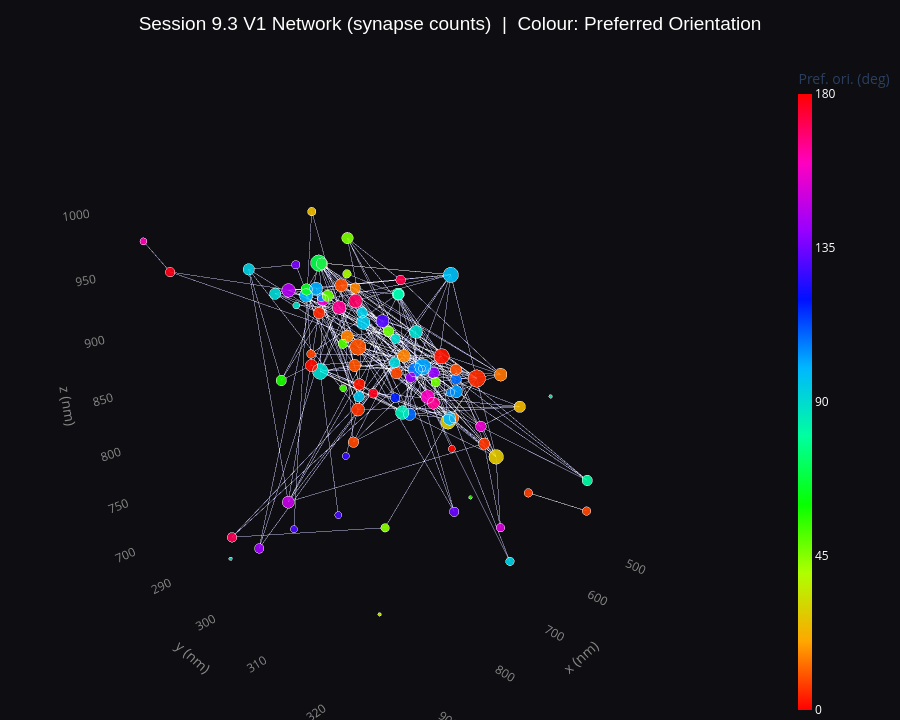

The code cell stored with this chart in its notebook:
### Markdown cell above
---
## Session 9.3 V1 Subnetwork (93 Neurons)

All neurons are L4 in V1, so area/layer give no contrast.
Colour = **preferred orientation** (cyclic HSV, 0°–180°).
All pairs shown; edge brightness ∝ # synapses per pair.

### Code cell
fig_93 = plot_3d(
    G_93,
    title='Session 9.3 V1 Network (synapse counts)  |  Colour: Preferred Orientation',
    color_attr='pref_ori',
    size_by='degree',
    edge_pct_keep=100,
)
fig_93.show()

### Figure 1 — Plotly figure (JSON) as saved in the notebook; plotly's stock layout.template omitted (floating-point values rounded to 4 significant figures; data arrays with more than 128 entries replaced by an {"elided": "..."} marker saying what was removed)
{"data": [{"hoverinfo": "none", "line": {"color": "rgba(180,180,220,0.05)", "width": 1}, "mode": "lines", "name": "Pairs (229 shown)", "showlegend": false, "type": "scatter3d", "x": {"elided": "687 float values"}, "y": {"elided": "687 float values"}, "z": {"elided": "687 float values"}}, {"hoverinfo": "text", "marker": {"cmax": 180, "cmin": 0, "color": [177.1, 48.32, 109.3, 95.17, 89.96, 156.8, 177.7, 8.617, 107.9, 84.95, 130.6, 23.82, 9.927, 90.61, 15.48, 140.5, 99.65, 172.2, 8.269, 109.0, 15.51, 91.73, 44.82, 169.4, 27.23, 6.145, 40.9, 81.92, 118.5, 2.261, 159.5, 89.71, 9.178, 28.43, 135.6, 34.73, 57.96, 13.93, 104.8, 93.37, 129.7, 80.82, 94.68, 152.0, 0.6066, 15.72, 56.06, 7.982, 9.464, 64.03, 53.6, 127.5, 7.298, 12.32, 89.8, 46.58, 51.62, 170.8, 3.897, 160.8, 130.2, 4.79, 141.3, 148.4, 49.8, 5.204, 139.0, 155.5, 90.74, 134.3, 7.796, 98.07, 88.34, 47.95, 9.73, 93.8, 135.7, 2.74, 6.235, 165.1, 103.3, 105.6, 89.66, 102.4, 99.98, 101.0, 144.8, 1.341, 69.38, 84.42, 96.33, 165.0, 24.56], "colorbar": {"thickness": 14, "tickfont": {"color": "white"}, "tickvals": [0, 45, 90, 135, 180], "title": {"text": "Pref. ori. (deg)"}}, "colorscale": [[0.0, "#ff0000"], [0.1111, "#ffa700"], [0.2222, "#afff00"], [0.3333, "#08ff00"], [0.4444, "#00ff9f"], [0.5556, "#00b7ff"], [0.6667, "#0010ff"], [0.7778, "#9700ff"], [0.8889, "#ff00bf"], [1.0, "#ff0000"]], "line": {"color": "rgba(255,255,255,0.5)", "width": 0.8}, "opacity": 0.92, "size": [11.16, 12.26, 14.12, 15.68, 18.31, 13.24, 11.16, 12.26, 16.39, 15.68, 14.93, 13.24, 14.12, 12.26, 14.93, 12.26, 15.68, 11.16, 13.24, 12.26, 14.12, 12.26, 9.842, 15.68, 17.06, 14.93, 9.842, 14.12, 11.16, 17.7, 15.68, 11.16, 14.93, 17.06, 8.131, 4.0, 12.26, 14.93, 9.842, 9.842, 8.131, 12.26, 12.26, 9.842, 8.131, 12.26, 4.0, 9.842, 13.24, 13.24, 8.131, 8.131, 9.842, 11.16, 4.0, 13.24, 11.16, 11.16, 13.24, 8.131, 8.131, 13.24, 11.16, 14.12, 13.24, 20.0, 13.24, 12.26, 13.24, 11.16, 9.842, 17.7, 8.131, 11.16, 18.9, 13.24, 9.842, 13.24, 13.24, 14.12, 14.12, 9.842, 14.93, 18.9, 14.93, 14.93, 15.68, 14.12, 18.9, 4.0, 12.26, 15.68, 9.842]}, "mode": "markers", "name": "Neurons", "showlegend": false, "text": ["<b>Neuron 864691135694415551</b><br>Area: V1  Layer: L4  Type: 4P<br>Pref ori: 177.1 deg  gOSI: 0.450<br><b>Partners: 3   # Synapses: 3</b>", "<b>Neuron 864691136006519498</b><br>Area: V1  Layer: L4  Type: 4P<br>Pref ori: 48.3 deg  gOSI: 0.195<br><b>Partners: 4   # Synapses: 4</b>", "<b>Neuron 864691135294520844</b><br>Area: V1  Layer: L4  Type: 4P<br>Pref ori: 109.3 deg  gOSI: 0.177<br><b>Partners: 6   # Synapses: 6</b>", "<b>Neuron 864691136905758130</b><br>Area: V1  Layer: L4  Type: 4P<br>Pref ori: 95.2 deg  gOSI: 0.464<br><b>Partners: 8   # Synapses: 8</b>", "<b>Neuron 864691135725842603</b><br>Area: V1  Layer: L4  Type: 4P<br>Pref ori: 90.0 deg  gOSI: 0.109<br><b>Partners: 12   # Synapses: 12</b>", "<b>Neuron 864691134949081852</b><br>Area: V1  Layer: L4  Type: 4P<br>Pref ori: 156.8 deg  gOSI: 0.155<br><b>Partners: 5   # Synapses: 5</b>", "<b>Neuron 864691135569902316</b><br>Area: V1  Layer: L4  Type: 4P<br>Pref ori: 177.7 deg  gOSI: 0.226<br><b>Partners: 3   # Synapses: 3</b>", "<b>Neuron 864691135988742147</b><br>Area: V1  Layer: L4  Type: 4P<br>Pref ori: 8.6 deg  gOSI: 0.301<br><b>Partners: 4   # Synapses: 4</b>", "<b>Neuron 864691135375888840</b><br>Area: V1  Layer: L4  Type: 4P<br>Pref ori: 107.9 deg  gOSI: 0.066<br><b>Partners: 9   # Synapses: 9</b>", "<b>Neuron 864691134966714655</b><br>Area: V1  Layer: L4  Type: 4P<br>Pref ori: 84.9 deg  gOSI: 0.197<br><b>Partners: 8   # Synapses: 8</b>", "<b>Neuron 864691135480916422</b><br>Area: V1  Layer: L4  Type: 4P<br>Pref ori: 130.6 deg  gOSI: 0.379<br><b>Partners: 7   # Synapses: 7</b>", "<b>Neuron 864691135927381774</b><br>Area: V1  Layer: L4  Type: 4P<br>Pref ori: 23.8 deg  gOSI: 0.297<br><b>Partners: 5   # Synapses: 5</b>", "<b>Neuron 864691135751110185</b><br>Area: V1  Layer: L4  Type: 4P<br>Pref ori: 9.9 deg  gOSI: 0.201<br><b>Partners: 6   # Synapses: 6</b>", "<b>Neuron 864691136484732972</b><br>Area: V1  Layer: L4  Type: 4P<br>Pref ori: 90.6 deg  gOSI: 0.316<br><b>Partners: 4   # Synapses: 4</b>", "<b>Neuron 864691136043283030</b><br>Area: V1  Layer: L4  Type: 4P<br>Pref ori: 15.5 deg  gOSI: 0.399<br><b>Partners: 7   # Synapses: 7</b>", "<b>Neuron 864691136275894285</b><br>Area: V1  Layer: L4  Type: 4P<br>Pref ori: 140.5 deg  gOSI: 0.403<br><b>Partners: 4   # Synapses: 4</b>", "<b>Neuron 864691135760106830</b><br>Area: V1  Layer: L4  Type: 4P<br>Pref ori: 99.7 deg  gOSI: 0.275<br><b>Partners: 8   # Synapses: 8</b>", "<b>Neuron 864691136664127454</b><br>Area: V1  Layer: L4  Type: 4P<br>Pref ori: 172.2 deg  gOSI: 0.296<br><b>Partners: 3   # Synapses: 3</b>", "<b>Neuron 864691135465343045</b><br>Area: V1  Layer: L4  Type: 4P<br>Pref ori: 8.3 deg  gOSI: 0.456<br><b>Partners: 5   # Synapses: 5</b>", "<b>Neuron 864691135577816862</b><br>Area: V1  Layer: L4  Type: 4P<br>Pref ori: 109.0 deg  gOSI: 0.600<br><b>Partners: 4   # Synapses: 4</b>", "<b>Neuron 864691135782506832</b><br>Area: V1  Layer: L4  Type: 4P<br>Pref ori: 15.5 deg  gOSI: 0.326<br><b>Partners: 6   # Synapses: 6</b>", "<b>Neuron 864691135765013302</b><br>Area: V1  Layer: L4  Type: 4P<br>Pref ori: 91.7 deg  gOSI: 0.370<br><b>Partners: 4   # Synapses: 4</b>", "<b>Neuron 864691135779020221</b><br>Area: V1  Layer: L4  Type: 4P<br>Pref ori: 44.8 deg  gOSI: 0.149<br><b>Partners: 2   # Synapses: 2</b>", "<b>Neuron 864691136975624220</b><br>Area: V1  Layer: L4  Type: 4P<br>Pref ori: 169.4 deg  gOSI: 0.064<br><b>Partners: 8   # Synapses: 8</b>", "<b>Neuron 864691135102433056</b><br>Area: V1  Layer: L4  Type: 4P<br>Pref ori: 27.2 deg  gOSI: 0.356<br><b>Partners: 10   # Synapses: 10</b>", "<b>Neuron 864691135258563503</b><br>Area: V1  Layer: L4  Type: 4P<br>Pref ori: 6.1 deg  gOSI: 0.377<br><b>Partners: 7   # Synapses: 7</b>", "<b>Neuron 864691136052738803</b><br>Area: V1  Layer: L4  Type: 4P<br>Pref ori: 40.9 deg  gOSI: 0.025<br><b>Partners: 2   # Synapses: 2</b>", "<b>Neuron 864691136913993713</b><br>Area: V1  Layer: L4  Type: 4P<br>Pref ori: 81.9 deg  gOSI: 0.160<br><b>Partners: 6   # Synapses: 6</b>", "<b>Neuron 864691136177799686</b><br>Area: V1  Layer: L4  Type: 4P<br>Pref ori: 118.5 deg  gOSI: 0.108<br><b>Partners: 3   # Synapses: 3</b>", "<b>Neuron 864691136033332155</b><br>Area: V1  Layer: L4  Type: 4P<br>Pref ori: 2.3 deg  gOSI: 0.188<br><b>Partners: 11   # Synapses: 11</b>", "<b>Neuron 864691135294441654</b><br>Area: V1  Layer: L4  Type: 4P<br>Pref ori: 159.5 deg  gOSI: 0.128<br><b>Partners: 8   # Synapses: 8</b>", "<b>Neuron 864691135466236229</b><br>Area: V1  Layer: L4  Type: 4P<br>Pref ori: 89.7 deg  gOSI: 0.152<br><b>Partners: 3   # Synapses: 3</b>", "<b>Neuron 864691136091074615</b><br>Area: V1  Layer: L4  Type: 4P<br>Pref ori: 9.2 deg  gOSI: 0.222<br><b>Partners: 7   # Synapses: 7</b>", "<b>Neuron 864691135504168285</b><br>Area: V1  Layer: L4  Type: 4P<br>Pref ori: 28.4 deg  gOSI: 0.149<br><b>Partners: 10   # Synapses: 10</b>", "<b>Neuron 864691135276505573</b><br>Area: V1  Layer: L4  Type: 4P<br>Pref ori: 135.6 deg  gOSI: 0.291<br><b>Partners: 1   # Synapses: 1</b>", "<b>Neuron 864691135503443549</b><br>Area: V1  Layer: L4  Type: 4P<br>Pref ori: 34.7 deg  gOSI: 0.049<br><b>Partners: 0   # Synapses: 0</b>", "<b>Neuron 864691136107283417</b><br>Area: V1  Layer: L4  Type: 4P<br>Pref ori: 58.0 deg  gOSI: 0.080<br><b>Partners: 4   # Synapses: 4</b>", "<b>Neuron 864691136085781356</b><br>Area: V1  Layer: L4  Type: 4P<br>Pref ori: 13.9 deg  gOSI: 0.425<br><b>Partners: 7   # Synapses: 7</b>", "<b>Neuron 864691135611019015</b><br>Area: V1  Layer: L4  Type: 4P<br>Pref ori: 104.8 deg  gOSI: 0.479<br><b>Partners: 2   # Synapses: 2</b>", "<b>Neuron 864691135808925981</b><br>Area: V1  Layer: L4  Type: 4P<br>Pref ori: 93.4 deg  gOSI: 0.085<br><b>Partners: 2   # Synapses: 2</b>", "<b>Neuron 864691136954028511</b><br>Area: V1  Layer: L4  Type: 4P<br>Pref ori: 129.7 deg  gOSI: 0.063<br><b>Partners: 1   # Synapses: 1</b>", "<b>Neuron 864691137199050049</b><br>Area: V1  Layer: L4  Type: 4P<br>Pref ori: 80.8 deg  gOSI: 0.260<br><b>Partners: 4   # Synapses: 4</b>", "<b>Neuron 864691136313406781</b><br>Area: V1  Layer: L4  Type: 4P<br>Pref ori: 94.7 deg  gOSI: 0.305<br><b>Partners: 4   # Synapses: 4</b>", "<b>Neuron 864691135499231763</b><br>Area: V1  Layer: L4  Type: 4P<br>Pref ori: 152.0 deg  gOSI: 0.240<br><b>Partners: 2   # Synapses: 2</b>", "<b>Neuron 864691136725093373</b><br>Area: V1  Layer: L4  Type: 4P<br>Pref ori: 0.6 deg  gOSI: 0.480<br><b>Partners: 1   # Synapses: 1</b>", "<b>Neuron 864691135455819114</b><br>Area: V1  Layer: L4  Type: 4P<br>Pref ori: 15.7 deg  gOSI: 0.199<br><b>Partners: 4   # Synapses: 4</b>", "<b>Neuron 864691136975300636</b><br>Area: V1  Layer: L4  Type: 4P<br>Pref ori: 56.1 deg  gOSI: 0.078<br><b>Partners: 0   # Synapses: 0</b>", "<b>Neuron 864691136025504569</b><br>Area: V1  Layer: L4  Type: 4P<br>Pref ori: 8.0 deg  gOSI: 0.198<br><b>Partners: 2   # Synapses: 2</b>", "<b>Neuron 864691136023889209</b><br>Area: V1  Layer: L4  Type: 4P<br>Pref ori: 9.5 deg  gOSI: 0.347<br><b>Partners: 5   # Synapses: 5</b>", "<b>Neuron 864691135465113157</b><br>Area: V1  Layer: L4  Type: 4P<br>Pref ori: 64.0 deg  gOSI: 0.121<br><b>Partners: 5   # Synapses: 5</b>", "<b>Neuron 864691135339729894</b><br>Area: V1  Layer: L4  Type: 4P<br>Pref ori: 53.6 deg  gOSI: 0.101<br><b>Partners: 1   # Synapses: 1</b>", "<b>Neuron 864691135868060950</b><br>Area: V1  Layer: L4  Type: 4P<br>Pref ori: 127.5 deg  gOSI: 0.178<br><b>Partners: 1   # Synapses: 1</b>", "<b>Neuron 864691136210847932</b><br>Area: V1  Layer: L4  Type: 4P<br>Pref ori: 7.3 deg  gOSI: 0.366<br><b>Partners: 2   # Synapses: 2</b>", "<b>Neuron 864691135474504498</b><br>Area: V1  Layer: L4  Type: 4P<br>Pref ori: 12.3 deg  gOSI: 0.284<br><b>Partners: 3   # Synapses: 3</b>", "<b>Neuron 864691136311529306</b><br>Area: V1  Layer: L4  Type: 4P<br>Pref ori: 89.8 deg  gOSI: 0.111<br><b>Partners: 0   # Synapses: 0</b>", "<b>Neuron 864691135810982860</b><br>Area: V1  Layer: L4  Type: 4P<br>Pref ori: 46.6 deg  gOSI: 0.128<br><b>Partners: 5   # Synapses: 5</b>", "<b>Neuron 864691136012739747</b><br>Area: V1  Layer: L4  Type: 4P<br>Pref ori: 51.6 deg  gOSI: 0.108<br><b>Partners: 3   # Synapses: 3</b>", "<b>Neuron 864691135742189163</b><br>Area: V1  Layer: L4  Type: 4P<br>Pref ori: 170.8 deg  gOSI: 0.224<br><b>Partners: 3   # Synapses: 3</b>", "<b>Neuron 864691135374981320</b><br>Area: V1  Layer: L4  Type: 4P<br>Pref ori: 3.9 deg  gOSI: 0.131<br><b>Partners: 5   # Synapses: 5</b>", "<b>Neuron 864691136380266965</b><br>Area: V1  Layer: L4  Type: 4P<br>Pref ori: 160.8 deg  gOSI: 0.160<br><b>Partners: 1   # Synapses: 1</b>", "<b>Neuron 864691135271463077</b><br>Area: V1  Layer: L4  Type: 4P<br>Pref ori: 130.2 deg  gOSI: 0.324<br><b>Partners: 1   # Synapses: 1</b>", "<b>Neuron 864691135430486576</b><br>Area: V1  Layer: L4  Type: 4P<br>Pref ori: 4.8 deg  gOSI: 0.400<br><b>Partners: 5   # Synapses: 5</b>", "<b>Neuron 864691134886499066</b><br>Area: V1  Layer: L4  Type: 4P<br>Pref ori: 141.3 deg  gOSI: 0.209<br><b>Partners: 3   # Synapses: 3</b>", "<b>Neuron 864691134966069023</b><br>Area: V1  Layer: L4  Type: 4P<br>Pref ori: 148.4 deg  gOSI: 0.161<br><b>Partners: 6   # Synapses: 6</b>", "<b>Neuron 864691136953677535</b><br>Area: V1  Layer: L4  Type: 4P<br>Pref ori: 49.8 deg  gOSI: 0.143<br><b>Partners: 5   # Synapses: 5</b>", "<b>Neuron 864691136058745048</b><br>Area: V1  Layer: L4  Type: 4P<br>Pref ori: 5.2 deg  gOSI: 0.251<br><b>Partners: 15   # Synapses: 15</b>", "<b>Neuron 864691135592830731</b><br>Area: V1  Layer: L4  Type: 4P<br>Pref ori: 139.0 deg  gOSI: 0.286<br><b>Partners: 5   # Synapses: 5</b>", "<b>Neuron 864691136211371452</b><br>Area: V1  Layer: L4  Type: 4P<br>Pref ori: 155.5 deg  gOSI: 0.166<br><b>Partners: 4   # Synapses: 4</b>", "<b>Neuron 864691135375590217</b><br>Area: V1  Layer: L4  Type: 4P<br>Pref ori: 90.7 deg  gOSI: 0.043<br><b>Partners: 5   # Synapses: 5</b>", "<b>Neuron 864691136125440038</b><br>Area: V1  Layer: L4  Type: 4P<br>Pref ori: 134.3 deg  gOSI: 0.251<br><b>Partners: 3   # Synapses: 3</b>", "<b>Neuron 864691135583172717</b><br>Area: V1  Layer: L4  Type: 4P<br>Pref ori: 7.8 deg  gOSI: 0.444<br><b>Partners: 2   # Synapses: 2</b>", "<b>Neuron 864691135360809560</b><br>Area: V1  Layer: L4  Type: 4P<br>Pref ori: 98.1 deg  gOSI: 0.336<br><b>Partners: 11   # Synapses: 11</b>", "<b>Neuron 864691136101516661</b><br>Area: V1  Layer: L4  Type: 4P<br>Pref ori: 88.3 deg  gOSI: 0.249<br><b>Partners: 1   # Synapses: 1</b>", "<b>Neuron 864691135725748139</b><br>Area: V1  Layer: L4  Type: 4P<br>Pref ori: 48.0 deg  gOSI: 0.492<br><b>Partners: 3   # Synapses: 3</b>", "<b>Neuron 864691135280682401</b><br>Area: V1  Layer: L4  Type: 4P<br>Pref ori: 9.7 deg  gOSI: 0.394<br><b>Partners: 13   # Synapses: 13</b>", "<b>Neuron 864691135763795510</b><br>Area: V1  Layer: L4  Type: 4P<br>Pref ori: 93.8 deg  gOSI: 0.134<br><b>Partners: 5   # Synapses: 5</b>", "<b>Neuron 864691135646481135</b><br>Area: V1  Layer: L4  Type: 4P<br>Pref ori: 135.7 deg  gOSI: 0.060<br><b>Partners: 2   # Synapses: 2</b>", "<b>Neuron 864691136239902780</b><br>Area: V1  Layer: L4  Type: 4P<br>Pref ori: 2.7 deg  gOSI: 0.229<br><b>Partners: 5   # Synapses: 5</b>", "<b>Neuron 864691135990004992</b><br>Area: V1  Layer: L4  Type: 4P<br>Pref ori: 6.2 deg  gOSI: 0.225<br><b>Partners: 5   # Synapses: 5</b>", "<b>Neuron 864691136120159768</b><br>Area: V1  Layer: L4  Type: 4P<br>Pref ori: 165.1 deg  gOSI: 0.229<br><b>Partners: 6   # Synapses: 6</b>", "<b>Neuron 864691136239980604</b><br>Area: V1  Layer: L4  Type: 4P<br>Pref ori: 103.3 deg  gOSI: 0.333<br><b>Partners: 6   # Synapses: 6</b>", "<b>Neuron 864691135430275120</b><br>Area: V1  Layer: L4  Type: 4P<br>Pref ori: 105.6 deg  gOSI: 0.619<br><b>Partners: 2   # Synapses: 2</b>", "<b>Neuron 864691135124603687</b><br>Area: V1  Layer: L4  Type: 4P<br>Pref ori: 89.7 deg  gOSI: 0.334<br><b>Partners: 7   # Synapses: 7</b>", "<b>Neuron 864691135357351375</b><br>Area: V1  Layer: L4  Type: 4P<br>Pref ori: 102.4 deg  gOSI: 0.354<br><b>Partners: 13   # Synapses: 13</b>", "<b>Neuron 864691135562004193</b><br>Area: V1  Layer: L4  Type: 4P<br>Pref ori: 100.0 deg  gOSI: 0.200<br><b>Partners: 7   # Synapses: 7</b>", "<b>Neuron 864691135942924148</b><br>Area: V1  Layer: L4  Type: 4P<br>Pref ori: 101.0 deg  gOSI: 0.410<br><b>Partners: 7   # Synapses: 7</b>", "<b>Neuron 864691135499707667</b><br>Area: V1  Layer: L4  Type: 4P<br>Pref ori: 144.8 deg  gOSI: 0.533<br><b>Partners: 8   # Synapses: 8</b>", "<b>Neuron 864691136523335057</b><br>Area: V1  Layer: L4  Type: 4P<br>Pref ori: 1.3 deg  gOSI: 0.397<br><b>Partners: 6   # Synapses: 6</b>", "<b>Neuron 864691136010639022</b><br>Area: V1  Layer: L4  Type: 4P<br>Pref ori: 69.4 deg  gOSI: 0.289<br><b>Partners: 13   # Synapses: 13</b>", "<b>Neuron 864691135477469352</b><br>Area: V1  Layer: L4  Type: 4P<br>Pref ori: 84.4 deg  gOSI: 0.516<br><b>Partners: 0   # Synapses: 0</b>", "<b>Neuron 864691136524297617</b><br>Area: V1  Layer: L4  Type: 4P<br>Pref ori: 96.3 deg  gOSI: 0.409<br><b>Partners: 4   # Synapses: 4</b>", "<b>Neuron 864691135386963541</b><br>Area: V1  Layer: L4  Type: 4P<br>Pref ori: 165.0 deg  gOSI: 0.172<br><b>Partners: 8   # Synapses: 8</b>", "<b>Neuron 864691135764015926</b><br>Area: V1  Layer: L4  Type: 4P<br>Pref ori: 24.6 deg  gOSI: 0.163<br><b>Partners: 2   # Synapses: 2</b>"], "type": "scatter3d", "x": [620.1, 654.3, 670.1, 708.9, 679.6, 663.2, 949.8, 895.8, 642.8, 628.8, 682.1, 481.4, 662.5, 680.1, 643.0, 628.5, 670.9, 591.7, 705.9, 679.2, 642.5, 658.8, 790.5, 617.6, 646.2, 725.6, 651.1, 611.7, 638.9, 726.9, 647.0, 669.1, 790.5, 691.7, 482.1, 866.7, 835.6, 614.5, 649.2, 710.8, 753.2, 498.0, 612.5, 697.3, 498.3, 677.2, 586.0, 575.0, 613.4, 655.4, 865.8, 738.9, 512.6, 623.2, 933.0, 622.8, 650.1, 871.5, 759.0, 945.7, 819.8, 847.7, 906.0, 782.8, 842.1, 689.6, 744.5, 704.3, 846.8, 585.3, 811.9, 630.1, 867.7, 683.1, 696.6, 823.6, 781.9, 711.3, 645.8, 536.8, 640.1, 580.1, 629.7, 685.9, 638.6, 804.5, 701.5, 782.6, 683.8, 485.8, 702.3, 800.7, 775.2], "y": [292.5, 298.8, 304.1, 299.4, 287.4, 286.7, 293.0, 316.3, 302.7, 299.1, 300.3, 309.0, 292.9, 302.9, 300.6, 300.6, 283.9, 295.3, 305.0, 312.5, 289.5, 300.3, 310.9, 288.8, 316.7, 299.9, 290.5, 296.7, 298.7, 313.9, 305.3, 301.4, 303.9, 312.4, 290.2, 317.2, 297.6, 314.5, 284.8, 324.0, 298.4, 321.7, 289.6, 321.4, 298.1, 294.8, 308.6, 326.0, 307.3, 282.3, 311.8, 298.7, 313.5, 308.0, 297.6, 287.9, 289.3, 289.2, 297.3, 287.2, 296.6, 306.3, 300.1, 291.1, 307.2, 316.3, 314.3, 318.3, 298.7, 305.7, 300.6, 307.3, 304.9, 309.6, 297.1, 290.8, 295.0, 298.8, 314.7, 297.2, 309.6, 303.9, 301.6, 307.6, 308.5, 301.1, 283.6, 297.3, 288.3, 314.2, 297.8, 304.6, 297.5], "z": [810.6, 887.9, 822.5, 904.3, 834.2, 901.5, 965.8, 871.4, 856.6, 805.8, 903.3, 803.8, 847.1, 929.4, 866.3, 843.5, 903.2, 922.8, 868.4, 872.2, 867.1, 861.8, 760.5, 897.6, 805.8, 828.8, 929.4, 913.7, 821.6, 901.6, 837.2, 887.3, 951.3, 837.4, 809.4, 725.1, 870.5, 868.8, 899.8, 746.8, 727.0, 761.0, 886.5, 766.0, 737.4, 924.4, 730.6, 762.0, 860.1, 905.2, 896.2, 784.3, 730.2, 817.7, 731.2, 956.9, 860.4, 709.0, 957.2, 982.0, 725.2, 940.4, 741.2, 728.1, 953.4, 881.7, 891.8, 848.5, 944.7, 707.0, 894.3, 945.6, 946.4, 865.0, 877.0, 952.0, 956.0, 847.6, 813.2, 794.3, 848.8, 826.2, 888.0, 875.4, 821.2, 946.8, 911.4, 874.2, 940.3, 825.3, 832.4, 936.1, 999.7]}], "layout": {"height": 720, "legend": {"bgcolor": "rgba(0,0,0,0.35)", "bordercolor": "#444", "borderwidth": 1, "font": {"color": "white", "size": 12}, "itemsizing": "constant"}, "margin": {"b": 0, "l": 0, "r": 0, "t": 60}, "paper_bgcolor": "#0e0e12", "scene": {"bgcolor": "#0e0e12", "camera": {"eye": {"x": 1.4, "y": 1.4, "z": 0.8}}, "xaxis": {"color": "#888888", "showbackground": false, "showgrid": false, "title": {"text": "x (nm)"}, "zeroline": false}, "yaxis": {"color": "#888888", "showbackground": false, "showgrid": false, "title": {"text": "y (nm)"}, "zeroline": false}, "zaxis": {"color": "#888888", "showbackground": false, "showgrid": false, "title": {"text": "z (nm)"}, "zeroline": false}}, "title": {"font": {"color": "white", "family": "Arial", "size": 19}, "text": "Session 9.3 V1 Network (synapse counts)  |  Colour: Preferred Orientation", "x": 0.5}}}
